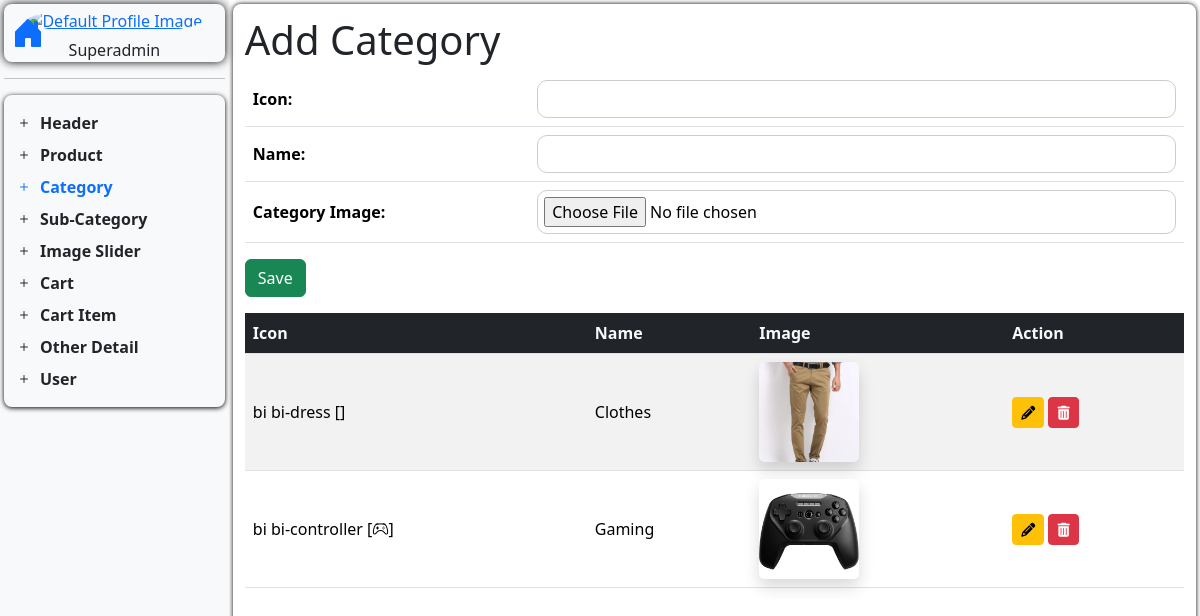
Page /add-category/ on the committed database.
### techspot_app/models.py (models this page shows, shortened)
class CategoryModel(models.Model):
    category_icon = models.CharField(max_length=200, default="", blank=True)
    category_name = models.CharField(max_length=200, default="", unique=True)
    category_image = models.ImageField(
        upload_to="category_image/", default="", null=True, blank=True
    )

### techspot_app/operationView.py (the view)
# urls.py: path("add-category/", add_category, name="add_category"),
def add_category(request):
    return handle_create(
        request=request,
        model=CategoryModel,
        formname=CategoryForm,
        redirect_url="add_category",
        template_url="Dashboard/D_Content/add_category.html",
        action_url="add_category",
    )

### techspot_app/forms.py
class CategoryForm(forms.ModelForm):
    class Meta:
        model = CategoryModel
        fields = "__all__"

### handler/operationhandler.py (called while the page is built)
def handle_create(
        request,
        model,
        formname,
        redirect_url,
        template_url,
        action_url
    ):
    data = model.objects.order_by('-id')
    if request.method == "POST":
        form = formname(request.POST, request.FILES)
        if form.is_valid():
            form.save()
            return redirect(redirect_url)
    else:
        form = formname()
    context = {
        "form": form,
        "data": data,
        'action_url': reverse(action_url)
        }
    return render(request, template_url, context)

### techspot_app/templates/Dashboard/D_Content/add_category.html (shortened to what this page needs)
{% extends "Dashboard/dashboard.html" %}
{% load static %}
{% block add_category %}
<h1>Add Category</h1>
<table class="table bg-white">
    <tr>
        <th class="align-middle"><label for="category_icon">Icon: </label></th>
        <td>{{ form.category_icon|default:"N/A" }}</td>
    </tr>
    <tr>
        <th class="align-middle"><label for="category_name">Name: </label></th>
        <td>{{ form.category_name|default:"N/A" }}</td>
    </tr>
    <tr>
        <th class="align-middle"><label for="category_image">Category Image: </label></th>
        <td>{{form.category_image}}</td>
    </tr>
</table>
<button type="submit" name="submit" class="btn btn-success">
    {% if form.instance.id %} Update {% else %} Save {% endif %}
</button>
<div>
    <table class="table table-striped bg-white mt-3">
        <thead>
            <tr>
                <th class="bg-dark text-light">Icon</th>
                <th class="bg-dark text-light">Name</th>
                <th class="bg-dark text-light">Image</th>
                <th class="bg-dark text-light">Action</th>
            </tr>
        </thead>
        <tbody>
            {% for category in data %}
            {% if category %}
            <tr>
                <td class="align-middle">
                    {% if category.category_icon %}
                    {{ category.category_icon|default:"N/A" }} [<i class="{{ category.category_icon }}"></i>]
                    {% else %}
                    <p>N/A</p>
                    {% endif %}
                </td>
                <td class="align-middle">{{ category.category_name|default:"N/A" }}</td>
                <td class="align-middle">
                    {% if category.category_image and category.category_image.url %}
                    <img src="{{ category.category_image.url }}" alt="Category Image" class="img-fluid rounded shadow"
                        style="width: 100px; height: 100px; object-fit: cover;">
                    {% else %}
                    <img src="{% static 'images/default_image.png' %}" alt="Default Image"
                        class="img-fluid rounded shadow" style="width: 100px; height: 100px; object-fit: cover;">
                    {% endif %}
                </td>
                <td class="align-middle">
                    <a href="{% url 'update_category' category.id %}" class="btn btn-warning btn-sm"><i
                            class="fas fa-pencil-alt"></i></a>
                    <a href="{% url 'del_category' category.id %}" class="btn btn-danger btn-sm"><i
                            class="fas fa-trash-alt"></i></a>
                </td>
            </tr>
            {% else %}
            <tr>
                <td colspan="4" class="text-center">No category found.</td>
            </tr>
            {% endif %}
            {% endfor %}
        </tbody>
    </table>
</div>
{% endblock %}

### static/CSS/Dashboard/dashboard.css (style rules this page uses)
* { margin: 0; padding: 0; max-width: 100%; box-sizing: border-box; }
input, select { width: 100%; padding: 6px; border: 1px solid #ccc; border-radius: 10px; }

### rows in the picture
CategoryModel: category_icon "bi bi-dress", category_name "Clothes", category_image (picture)
CategoryModel: category_icon "bi bi-controller", category_name "Gaming", category_image (picture)
